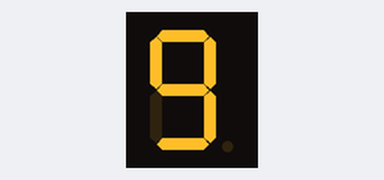
A sketch run on a simulated Arduino Uno, built with avr-gcc and run on an emulated ATmega328P. Shown: 1-digit seven-segment display. Wiring (inferred from the names in the program): 1-digit 7-segment display, segments lit when HIGH: segments pin 9, pin 10, pin 4, pin 5, pin 6, pin 8, pin 7, pin 3. The segment pins are drawn as the display they are named for.

Above: at 0.1 s.
At 0.6 s:
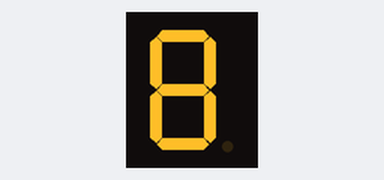
At 1.1 s:
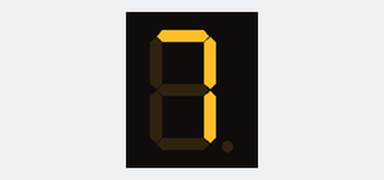
At 2.1 s:
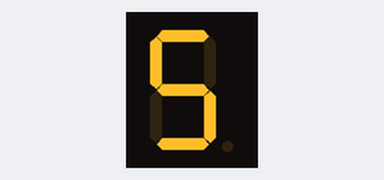
At 3.1 s:
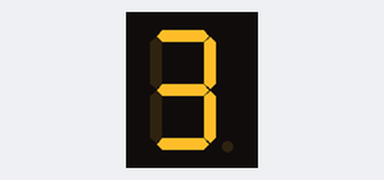
At 4.1 s:
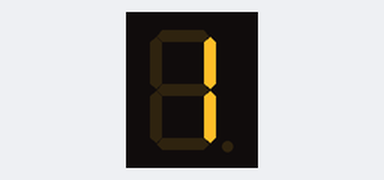

Measured:
- by itself, everything shown: repeats every 4.5 s, in 9 steps
- what the display in image 1 shows lasts 0.5 s, from 0.5 s to 1.0 s

The sketch:

one_digit_timer.ino
```cpp
int DP = 3;
int C = 4;
int D = 5;
int E = 6;
int B = 10;
int A = 9;
int F = 8;
int G = 7;
int delayTime = 500;


void setup() {
  pinMode(DP, OUTPUT);
  pinMode(C, OUTPUT);
  pinMode(D, OUTPUT);
  pinMode(E, OUTPUT);
  pinMode(B, OUTPUT);
  pinMode(A, OUTPUT);
  pinMode(F, OUTPUT);
  pinMode(G, OUTPUT);
}
void loop() {

  // 9
  digitalWrite(C,HIGH);
  digitalWrite(D,HIGH);
  digitalWrite(E,LOW);
  digitalWrite(B,HIGH);
  digitalWrite(A,HIGH);
  digitalWrite(F,HIGH);
  digitalWrite(G,HIGH);

  delay(delayTime);

  // 8
  digitalWrite(C,HIGH);
  digitalWrite(D,HIGH);
  digitalWrite(E,HIGH);
  digitalWrite(B,HIGH);
  digitalWrite(A,HIGH);
  digitalWrite(F,HIGH);
  digitalWrite(G,HIGH);

  delay(delayTime);

  // 7
  digitalWrite(C,HIGH);
  digitalWrite(D,LOW);
  digitalWrite(E,LOW);
  digitalWrite(B,HIGH);
  digitalWrite(A,HIGH);
  digitalWrite(F,LOW);
  digitalWrite(G,LOW);

  delay(delayTime);

  //6   digitalWrite(DP,HIGH);
  digitalWrite(C,HIGH);
  digitalWrite(D,HIGH);
  digitalWrite(E,HIGH);
  digitalWrite(B,LOW);
  digitalWrite(A,HIGH);
  digitalWrite(F,HIGH);
  digitalWrite(G,HIGH);

  delay(delayTime);

  // 5
  digitalWrite(C,HIGH);
  digitalWrite(D,HIGH);
  digitalWrite(E,LOW);
  digitalWrite(B,LOW);
  digitalWrite(A,HIGH);
  digitalWrite(F,HIGH);
  digitalWrite(G,HIGH);

  delay(delayTime);

  // 4
  digitalWrite(C,HIGH);
  digitalWrite(D,LOW);
  digitalWrite(E,LOW);
  digitalWrite(B,HIGH);
  digitalWrite(A,LOW);
  digitalWrite(F,HIGH);
  digitalWrite(G,HIGH);

  delay(delayTime);

  // 3
  digitalWrite(C,HIGH);
  digitalWrite(D,HIGH);
  digitalWrite(E,LOW);
  digitalWrite(B,HIGH);
  digitalWrite(A,HIGH);
  digitalWrite(F,LOW);
  digitalWrite(G,HIGH);

  delay(delayTime);

  // 2
  digitalWrite(C,LOW);
  digitalWrite(D,HIGH);
  digitalWrite(E,HIGH);
  digitalWrite(B,HIGH);
  digitalWrite(A,HIGH);
  digitalWrite(F,LOW);
  digitalWrite(G,HIGH);

  delay(delayTime);

  // 1
  digitalWrite(C,HIGH);
  digitalWrite(D,LOW);
  digitalWrite(E,LOW);
  digitalWrite(B,HIGH);
  digitalWrite(A,LOW);
  digitalWrite(F,LOW);
  digitalWrite(G,LOW);

  delay(delayTime);


}
```
